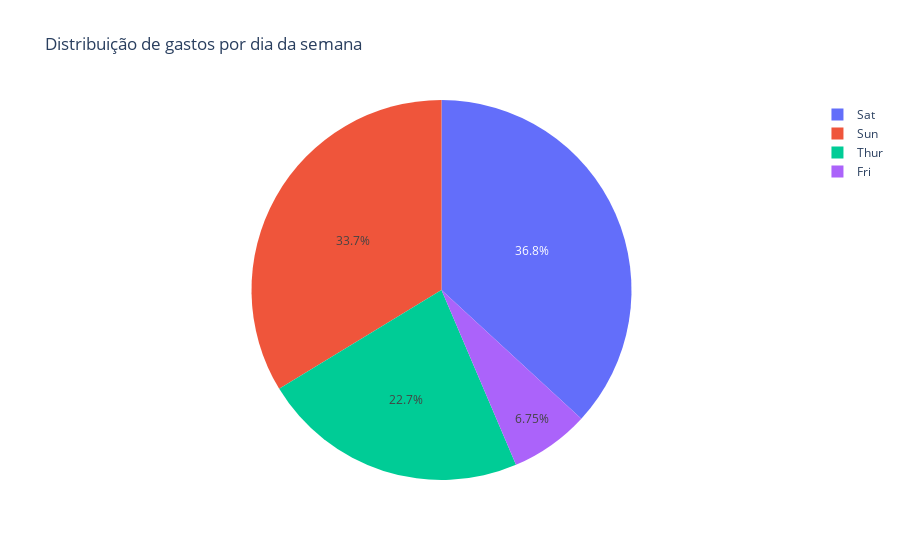

The cell this chart's notebook holds for it:
### Markdown cell above
### Grafico Pizza

### Code cell
import plotly.express as px

#Carragamento Data
df = px.data.tips()
#Criação do gráfico
fig = px.pie(df, names='day', values='total_bill',
             title="Distribuição de gastos por dia da semana")
fig.show()

### Figure 1 — Plotly figure (JSON) as saved in the notebook; plotly's stock layout.template omitted (floating-point values rounded to 4 significant figures; data arrays with more than 128 entries replaced by an {"elided": "..."} marker saying what was removed)
{"data": [{"domain": {"x": [0, 1], "y": [0, 1]}, "hovertemplate": "day=%{label}<br>total_bill=%{value}<extra></extra>", "labels": {"elided": "244 str values"}, "legendgroup": "", "name": "", "showlegend": true, "type": "pie", "values": {"elided": "244 float values"}}], "layout": {"legend": {"tracegroupgap": 0}, "title": {"text": "Distribuição de gastos por dia da semana"}}}
